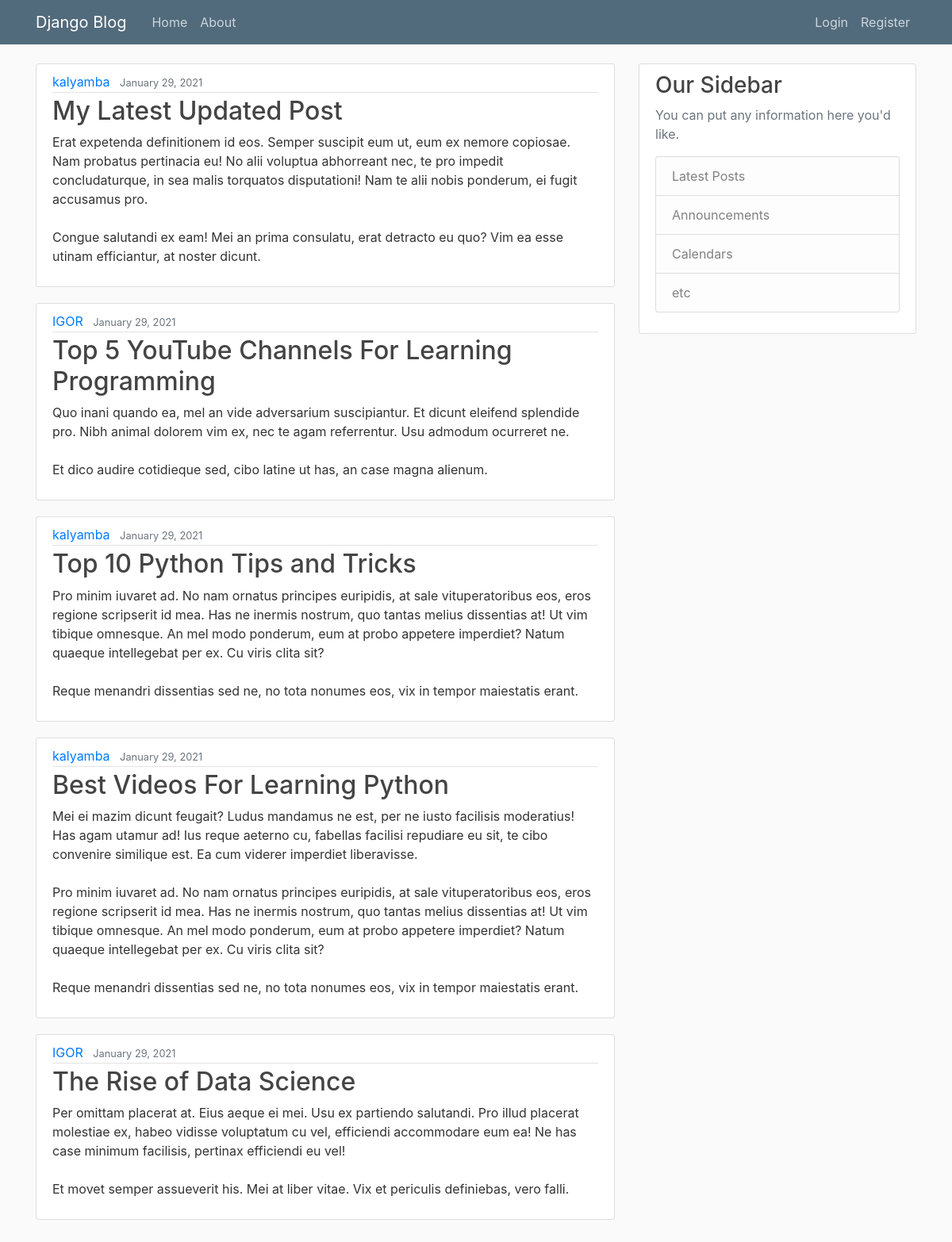
The page / on the database its author committed.
### blog/models.py (models this page shows, shortened)
class Post(models.Model):
    title = models.CharField(max_length=100)
    content = models.TextField()
    date_posted = models.DateTimeField(default=timezone.now)
    author = models.ForeignKey(User, on_delete=models.CASCADE)

### blog/views.py (the view)
# urls.py: path('', PostListView.as_view(), name='blog-home'),
class PostListView(ListView):
    model = Post
    template_name = 'blog/home.html'
    context_object_name = 'posts'
    ordering = ['-date_posted']
    paginate_by = 5

### blog/templates/blog/home.html (shortened to what this page needs)
 {% extends 'blog/base.html' %} {% load rangepaginator %} {% block content %} {% for post in posts %}
<article class="media content-section">
    <div class="media-body ">
        <div class="article-metadata ">
            <a class="mr-2 " href="{% url 'blog:user-posts' post.author.username %} ">{{ post.author }}</a>
            <small class="text-muted ">{{ post.date_posted|date:"F d, Y " }}</small>
        </div>
        <h2><a class="article-title " href="{% url 'blog:post-detail' post.id %} ">{{ post.title }}</a></h2>
        <p class="article-content ">{{ post.content }}</p>
    </div>
</article>
{% endfor %}
<div class="row align-items-center justify-content-center ">
</div>
{% endblock %}

### blog/templates/blog/base.html (shortened to what this page needs)
{% load static %}
<!doctype html>
<html lang="en">
<head>
    <link rel="stylesheet" href="https://stackpath.bootstrapcdn.com/bootstrap/4.3.1/css/bootstrap.min.css">
    <link rel="stylesheet" type='text/css' href="{% static 'blog/main.css' %}">
</head>
<body>
    <header class="site-header">
        <nav class="navbar navbar-expand-md navbar-dark bg-steel fixed-top">
            <div class="container">
                <a class="navbar-brand mr-4" href="{% url 'blog:blog-home' %}">Django Blog</a>
                <div class="collapse navbar-collapse" id="navbarToggle">
                    <div class="navbar-nav mr-auto">
                        <a class="nav-item nav-link" href="{% url 'blog:blog-home' %}">Home</a>
                        <a class="nav-item nav-link" href="{% url 'blog:blog-about' %}">About</a>
                    </div>
                    <div class="navbar-nav">
                        {% if user.is_authenticated %}
                        <a class="nav-item nav-link" href="{% url 'profile' %}">Profile</a>
                        <a class="nav-item nav-link" href="{% url 'blog:post-create' %}">New Post</a>
                        <a class="nav-item nav-link" href="{% url 'logout' %}">Logout</a> {% else %}
                        <a class="nav-item nav-link" href="{% url 'login' %}">Login</a>
                        <a class="nav-item nav-link" href="{% url 'register' %}">Register</a>{% endif %}
                    </div>
                </div>
            </div>
        </nav>
    </header>
    <main role="main" class="container">
        <div class="row">
            <div class="col-md-8">
                 {% block content %}{% endblock %}
            </div>
            <div class="col-md-4">
                <div class="content-section">
                    <h3>Our Sidebar</h3>
                    <p class='text-muted'>You can put any information here you'd like.
                        <ul class="list-group">
                            <li class="list-group-item list-group-item-light">Latest Posts</li>
                            <li class="list-group-item list-group-item-light">Announcements</li>
                            <li class="list-group-item list-group-item-light">Calendars</li>
                            <li class="list-group-item list-group-item-light">etc</li>
                        </ul>
                    </p>
                </div>
            </div>
        </div>
    </main>
</body>
</html>

### blog/static/blog/main.css (style rules this page uses)
body { background: #fafafa; color: #333333; margin-top: 5rem; }
h1, h2, h3, h4, h5, h6 { color: #444444; }
ul { margin: 0; }
.bg-steel { background-color: #526b7c; }
.site-header .navbar-nav .nav-link { color: #cbd5db; }
.content-section { background: #ffffff; padding: 10px 20px; border: 1px solid #dddddd; border-radius: 3px; margin-bottom: 20px; }
.article-title { color: #444444; }
.article-content { white-space: pre-line; }
.article-metadata { padding-bottom: 1px; margin-bottom: 4px; border-bottom: 1px solid #e3e3e3 }

### rows shown on the page
Post: author "kalyamba", date_posted "January 29, 2021", title "My Latest Updated Post", content "Erat expetenda definitionem id eos. Semper suscipit eum ut, eum ex nemore copiosae. Nam probatus pertinacia eu! No alii voluptua abhorreant nec, te pro impedit concludaturque, in sea malis torquatos disputationi! Nam te alii nobis ponderum, ei fugit accusamus pro. Congue salutandi ex eam! Mei an prima consulatu, erat detracto eu quo? Vim ea esse utinam efficiantur, at noster dicunt."
Post: author "IGOR", date_posted "January 29, 2021", title "Top 5 YouTube Channels For Learning Programming", content "Quo inani quando ea, mel an vide adversarium suscipiantur. Et dicunt eleifend splendide pro. Nibh animal dolorem vim ex, nec te agam referrentur. Usu admodum ocurreret ne. Et dico audire cotidieque sed, cibo latine ut has, an case magna alienum."
Post: author "kalyamba", date_posted "January 29, 2021", title "Top 10 Python Tips and Tricks", content "Pro minim iuvaret ad. No nam ornatus principes euripidis, at sale vituperatoribus eos, eros regione scripserit id mea. Has ne inermis nostrum, quo tantas melius dissentias at! Ut vim tibique omnesque. An mel modo ponderum, eum at probo appetere imperdiet? Natum quaeque intellegebat per ex. Cu viris clita sit? Reque menandri dissentias sed ne, no tota nonumes eos, vix in tempor maiestatis erant."
Post: author "kalyamba", date_posted "January 29, 2021", title "Best Videos For Learning Python", content "Mei ei mazim dicunt feugait? Ludus mandamus ne est, per ne iusto facilisis moderatius! Has agam utamur ad! Ius reque aeterno cu, fabellas facilisi repudiare eu sit, te cibo convenire similique est. Ea cum viderer imperdiet liberavisse. Pro minim iuvaret ad. No nam ornatus principes euripidis, at sale vituperatoribus eos, eros regione scripserit id mea. Has ne inermis nostrum, quo tantas melius dissentias at! Ut vim tibique omnesque. An mel modo ponderum, eum at probo appetere imperdiet? Natum quaeque intellegebat per ex. Cu viris clita sit? Reque menandri dissentias sed ne, no tota nonumes eos, vix in tempor maiestatis erant."
Post: author "IGOR", date_posted "January 29, 2021", title "The Rise of Data Science", content "Per omittam placerat at. Eius aeque ei mei. Usu ex partiendo salutandi. Pro illud placerat molestiae ex, habeo vidisse voluptatum cu vel, efficiendi accommodare eum ea! Ne has case minimum facilisis, pertinax efficiendi eu vel! Et movet semper assueverit his. Mei at liber vitae. Vix et periculis definiebas, vero falli."
